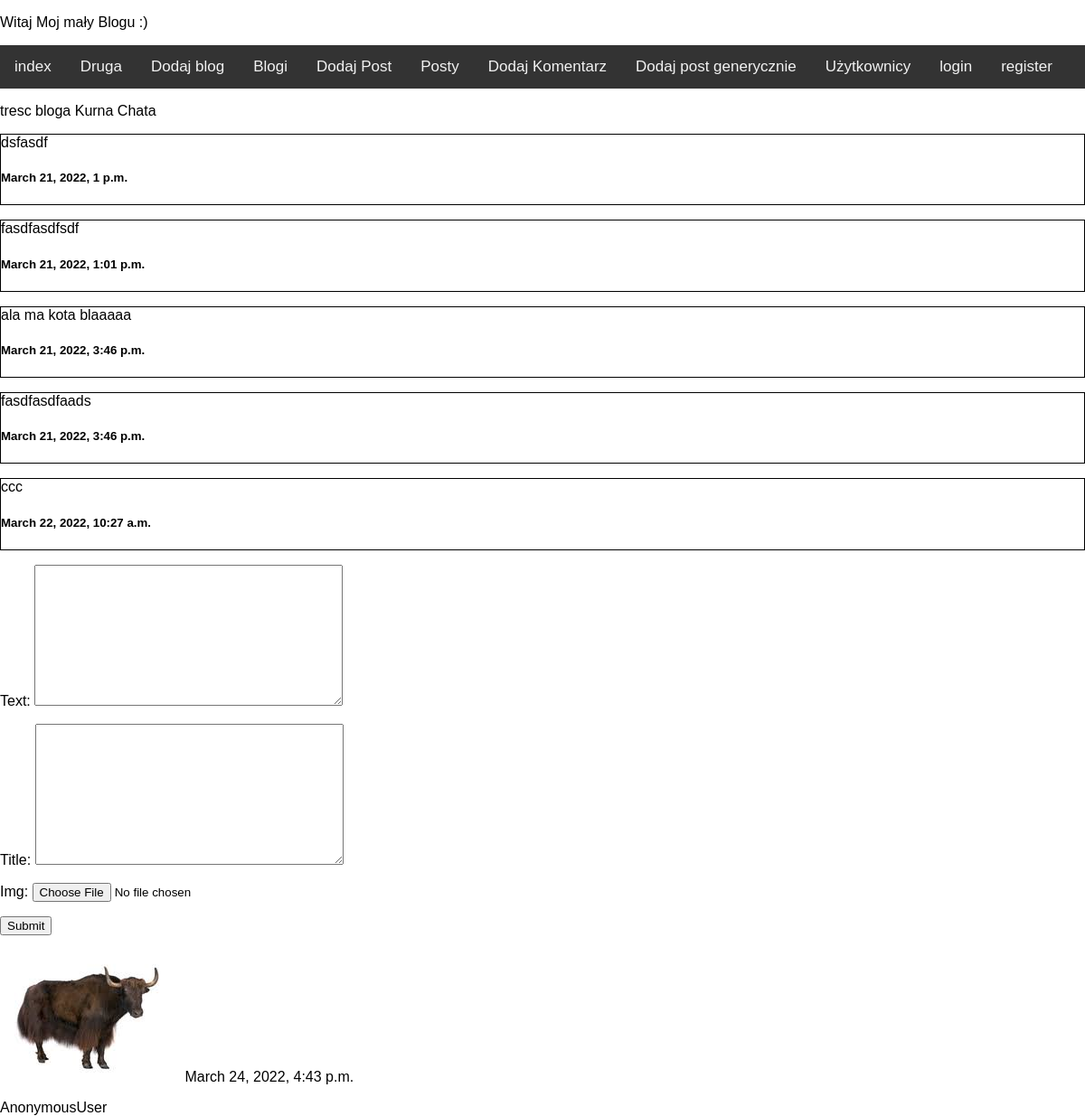
The page /blog_app/blog/1/ on the database as committed earlier.
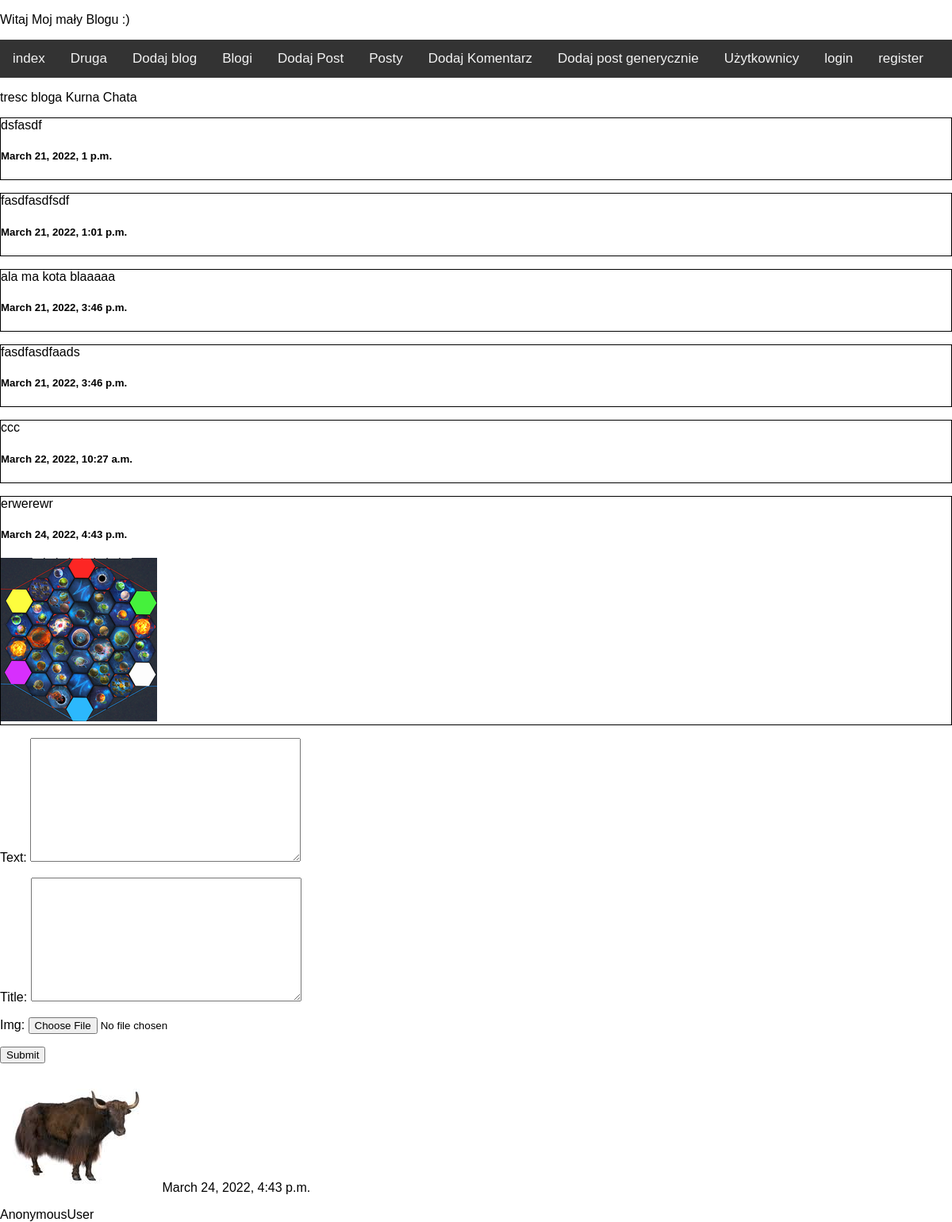
The same page on the database as committed later.
### blog_app/models.py (models this page shows, shortened)
class Post(models.Model):
    text = models.TextField()
    title = models.TextField(default="")
    creation_date = models.DateTimeField(auto_now_add=True)
    blog = models.ForeignKey(Blog, on_delete=models.CASCADE)
    img = models.ImageField(null=True)

### blog_app/views.py (the view, shortened to what this page needs)
# urls.py: path('blog/<int:id>/', views.ShowDetailBlog.as_view(), name='show_detail_blog'),
class ShowDetailBlog(View):
    def get(self, request, id):
        form = AddPostModelForm()
        blog = Blog.objects.get(pk=id)
        return render(request, "blog_detail.html", {'blog': blog, 'form': form})

### blog_app/forms.py
class AddPostModelForm(forms.ModelForm):
    class Meta:
        model = Post
        exclude = ['blog', 'creation_date']

### blog_app/context_processor.py (called while the page is built)
def get_date(request):
    return {'date':datetime.now()}

### blog_app/models.py (called while the page is built)
    def __str__(self):
        return self.name

### templates/blog_detail.html (shortened to what this page needs)
{% extends 'base.html' %}
{% block sikorka %}
    <div>
    tresc bloga {{ blog }} {{ blog.author.username }}
    {% for post in blog.post_set.all %}
    <p>
    <div style="border: solid; border-width: 1px;">
        {{ post.text }}
        <h5>{{ post.creation_date }}</h5>
        {% if post.img %}
            <img src="{{ post.img.url }}">
        {% endif %}
    </div>
    </p>
    {% endfor %}
    </div>
     <form method="post" enctype="multipart/form-data">
        {{ form.as_p }}
        <input type="submit">
    </form>
{% endblock %}

Rows that differ between the two databases and show on the page:
added Post: text "erwerewr", creation_date "March 24, 2022, 4:43 p.m.", img (picture)
